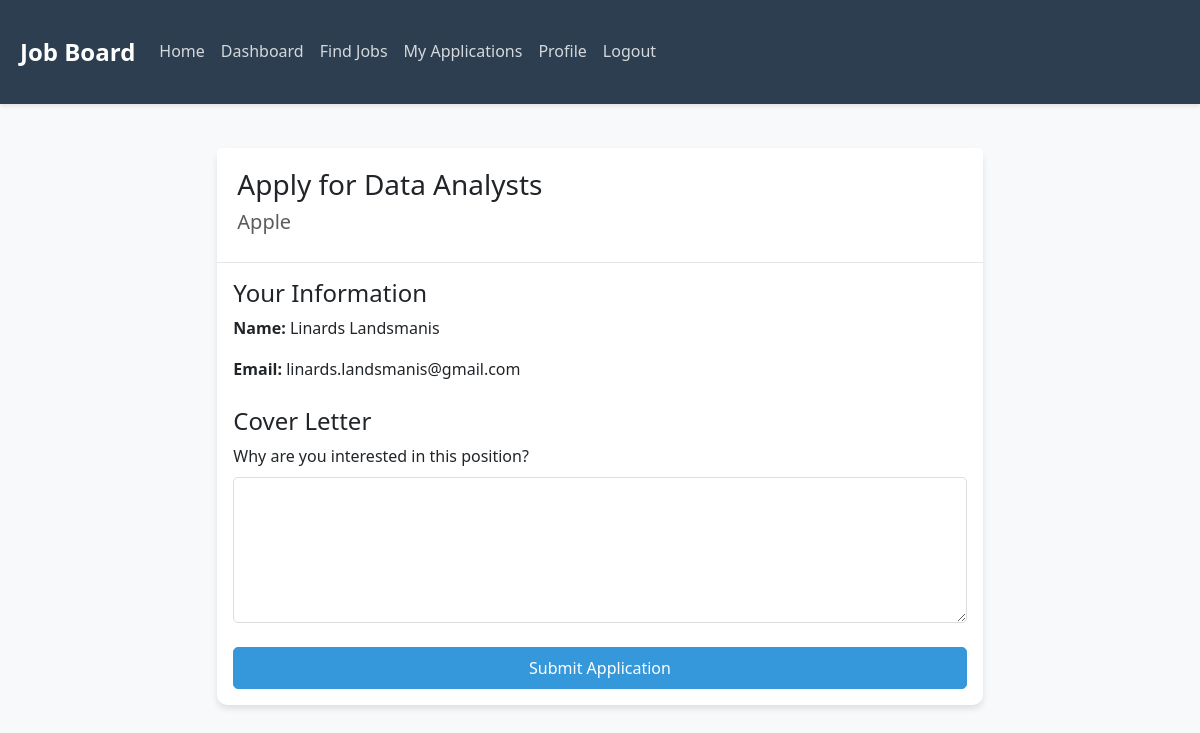
/apply/4 (signed in), run on the app's committed database.
### tables this page shows
CREATE TABLE job (
                id INTEGER PRIMARY KEY AUTOINCREMENT,
                title TEXT NOT NULL,
                description TEXT NOT NULL,
                requirements TEXT NOT NULL,
                salary INTEGER NOT NULL,
                company_id INTEGER NOT NULL,
                created_at TIMESTAMP DEFAULT CURRENT_TIMESTAMP,
                FOREIGN KEY (company_id) REFERENCES company (id)
            );

CREATE TABLE company (
                id INTEGER PRIMARY KEY AUTOINCREMENT,
                name TEXT NOT NULL,
                location TEXT NOT NULL,
                industry TEXT NOT NULL,
                owner_id INTEGER NOT NULL,
                FOREIGN KEY (owner_id) REFERENCES user (id)
            );

CREATE TABLE user (
                id INTEGER PRIMARY KEY AUTOINCREMENT,
                name TEXT NOT NULL,
                email TEXT UNIQUE NOT NULL,
                password TEXT NOT NULL,
                role TEXT NOT NULL
            );

### app.py (the view, shortened to what this page needs)
@app.route('/apply/<int:job_id>', methods=['GET', 'POST'])
@login_required
def apply_job(job_id):
    if current_user.role != 'job_seeker':
        return redirect(url_for('dashboard'))
    db = get_db()
    cursor = db.cursor()
    cursor.execute('''
        SELECT j.*, c.name as company_name, c.location, c.industry
        FROM job j
        JOIN company c ON j.company_id = c.id
        WHERE j.id = ?
    ''', (job_id,))
    job = cursor.fetchone()
    db.close()
    return render_template('apply_job.html', job=job)

### app.py (called while the page is built)
def get_db():
    db = sqlite3.connect(DATABASE)
    db.row_factory = sqlite3.Row
    return db

@login_manager.user_loader
def load_user(user_id):
    db = get_db()
    cursor = db.cursor()
    cursor.execute('SELECT * FROM user WHERE id = ?', (user_id,))
    user_data = cursor.fetchone()
    db.close()
    if user_data:
        return User(user_data['id'], user_data['name'], user_data['email'],
                   user_data['password'], user_data['role'])
    return None

### templates/apply_job.html (shortened to what this page needs)
{% extends "base.html" %}
{% block content %}
<div class="row justify-content-center">
    <div class="col-md-8">
        <div class="card">
            <div class="card-header">
                <h3>Apply for {{ job['title'] }}</h3>
                <h5 class="text-muted">{{ job['company_name'] }}</h5>
            </div>
            <div class="card-body">
                <form method="POST">
                    <div class="mb-4">
                        <h4>Your Information</h4>
                        <p><strong>Name:</strong> {{ current_user.name }}</p>
                        <p><strong>Email:</strong> {{ current_user.email }}</p>
                    </div>
                    <div class="mb-4">
                        <h4>Cover Letter</h4>
                        <div class="mb-3">
                            <label for="message" class="form-label">Why are you interested in this position?</label>
                            <textarea class="form-control" id="message" name="message" rows="5" required></textarea>
                        </div>
                    </div>
                    <div class="d-grid">
                        <button type="submit" class="btn btn-primary">Submit Application</button>
                    </div>
                </form>
            </div>
        </div>
    </div>
</div>
{% endblock %}

### static/css/styles.css (style rules this page uses)
:root { --primary-color: #2c3e50; --secondary-color: #3498db; --accent-color: #e74c3c; --light-gray: #f8f9fa; --dark-gray: #343a40; --success-color: #2ecc71; --warning-color: #f1c40f; --danger-color: #e74c3c; }
body { font-family: 'Segoe UI', Tahoma, Geneva, Verdana, sans-serif; line-height: 1.6; color: var(--dark-gray); background-color: var(--light-gray); }
.card { border: none; border-radius: 10px; box-shadow: 0 4px 6px rgba(0,0,0,0.1); transition: transform 0.3s ease, box-shadow 0.3s ease; }
.card-header { background-color: white; border-bottom: 1px solid rgba(0,0,0,0.1); padding: 1.25rem; }
.btn-primary { background-color: var(--secondary-color); border-color: var(--secondary-color); padding: 0.5rem 1.5rem; border-radius: 5px; transition: all 0.3s ease; }
.form-control { border-radius: 5px; border: 1px solid #ddd; padding: 0.75rem; }

### data on the page
job: title "Data Analysts"
company: company_name "Apple"
user: name "Linards Landsmanis", email "linards.landsmanis@gmail.com"
